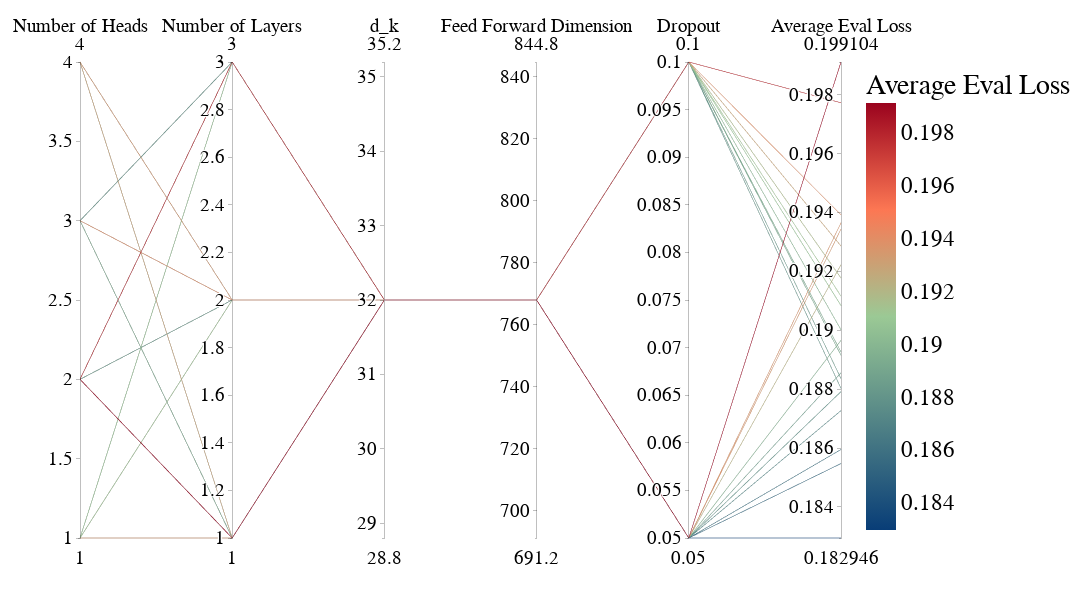

Here is the notebook cell this chart was saved with:
### Code cell
import os
import re
import pandas as pd
import plotly.express as px

# Folder with loss CSVs
losses_folder = 'losses3'

# New filename pattern (no fold inside filename anymore)
filename_pattern = r'losses_n(\d+)_l(\d+)_dk(\d+)_dff(\d+)_do([\d\.]+)_fiveFold\.csv'

all_losses_data = []
for filename in os.listdir(losses_folder):
    if not filename.endswith(".csv"):
        continue
    match = re.search(filename_pattern, filename)
    if not match:
        continue

    n_heads = int(match.group(1))
    n_layers = int(match.group(2))
    d_k = int(match.group(3))
    dff = int(match.group(4))
    dropout = float(match.group(5))

    df_file = pd.read_csv(os.path.join(losses_folder, filename))
    df_file['n_heads'] = n_heads
    df_file['n_layers'] = n_layers
    df_file['d_k'] = d_k
    df_file['dff'] = dff
    df_file['dropout'] = dropout
    all_losses_data.append(df_file)

# Combine all loss files
df_combined = pd.concat(all_losses_data, ignore_index=True)

# Step 1: Best val_loss per fold
df_best_per_fold = df_combined.loc[
    df_combined.groupby(['n_heads', 'n_layers', 'd_k', 'dff', 'dropout', 'fold'])['val_loss'].idxmin()
].reset_index(drop=True)

# Step 2: Average best loss across folds
df_plot = df_best_per_fold.groupby(
    ['n_heads', 'n_layers', 'd_k', 'dff', 'dropout']
)['val_loss'].mean().reset_index()

# Rename final column
df_plot = df_plot.rename(columns={'val_loss': 'Average Eval Loss'})

# Rename hyperparameter columns
df_plot = df_plot.rename(columns={
    "n_heads": "Number of Heads",
    "n_layers": "Number of Layers",
    "d_k": "d_k",
    "dff": "Feed Forward Dimension",
    "dropout": "Dropout"
})

# Sort by best loss
df_plot = df_plot.sort_values("Average Eval Loss", ascending=True).reset_index(drop=True)

# Parallel coordinates plot
custom_colors = [
    [0.0, "#083D77"],
    [0.5, "#9BC995"],
    [0.75, "#FC7753"],
    [1.0, "#9A031E"]
]

fig = px.parallel_coordinates(
    df_plot,
    color="Average Eval Loss",
    dimensions=[
        "Number of Heads",
         "Number of Layers",
        "d_k",
        "Feed Forward Dimension",
        "Dropout",
        "Average Eval Loss"
    ],
    color_continuous_scale=custom_colors,
    range_color=[df_plot["Average Eval Loss"].min(), df_plot["Average Eval Loss"].max()]
)

fig.update_layout(
    autosize=False,
    width=1400,
     height=600,
    margin=dict(l=80, r=60, t=60, b=60),
    plot_bgcolor="white",
    font=dict(family="Arial", size=23, color="black")
)

fig.show()

### Figure 1 — Plotly figure (JSON) as saved in the notebook; plotly's stock layout.template omitted (floating-point values rounded to 4 significant figures)
{"data": [{"dimensions": [{"label": "Number of Heads", "values": [1, 1, 2, 2, 3, 3, 2, 3, 4, 3, 3, 2, 1, 1, 1, 4, 4, 4, 1, 3, 2, 2]}, {"label": "Number of Layers", "values": [3, 2, 2, 3, 3, 3, 2, 1, 2, 1, 2, 1, 3, 2, 1, 1, 1, 2, 1, 2, 3, 1]}, {"label": "d_k", "values": [32, 32, 32, 32, 32, 32, 32, 32, 32, 32, 32, 32, 32, 32, 32, 32, 32, 32, 32, 32, 32, 32]}, {"label": "Feed Forward Dimension", "values": [768, 768, 768, 768, 768, 768, 768, 768, 768, 768, 768, 768, 768, 768, 768, 768, 768, 768, 768, 768, 768, 768]}, {"label": "Dropout", "values": [0.05, 0.05, 0.05, 0.05, 0.05, 0.1, 0.1, 0.05, 0.1, 0.1, 0.05, 0.1, 0.1, 0.1, 0.1, 0.05, 0.1, 0.05, 0.05, 0.1, 0.1, 0.05]}, {"label": "Average Eval Loss", "values": [0.1829, 0.1855, 0.186, 0.1873, 0.1879, 0.188, 0.1884, 0.1886, 0.1891, 0.1893, 0.1897, 0.19, 0.1908, 0.1912, 0.1918, 0.1922, 0.1929, 0.1934, 0.1936, 0.1939, 0.1977, 0.1991]}], "domain": {"x": [0, 1], "y": [0, 1]}, "line": {"color": [0.1829, 0.1855, 0.186, 0.1873, 0.1879, 0.188, 0.1884, 0.1886, 0.1891, 0.1893, 0.1897, 0.19, 0.1908, 0.1912, 0.1918, 0.1922, 0.1929, 0.1934, 0.1936, 0.1939, 0.1977, 0.1991], "coloraxis": "coloraxis"}, "name": "", "type": "parcoords"}], "layout": {"autosize": false, "coloraxis": {"cmax": 0.1991, "cmin": 0.1829, "colorbar": {"title": {"text": "Average Eval Loss"}}, "colorscale": [[0, "#083D77"], [0.5, "#9BC995"], [0.75, "#FC7753"], [1, "#9A031E"]]}, "font": {"color": "black", "family": "Arial", "size": 23}, "height": 600, "legend": {"tracegroupgap": 0}, "margin": {"b": 60, "l": 80, "r": 60, "t": 60}, "plot_bgcolor": "white", "width": 1400}}
